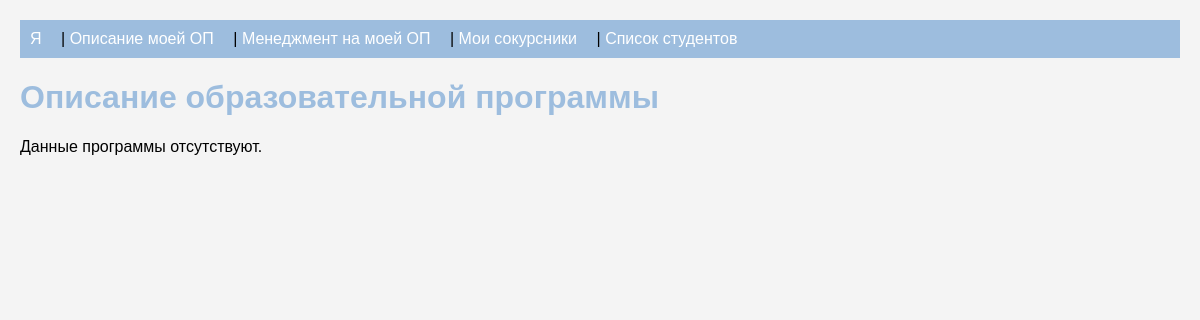
The app's page /hse/educational_program/, older data.
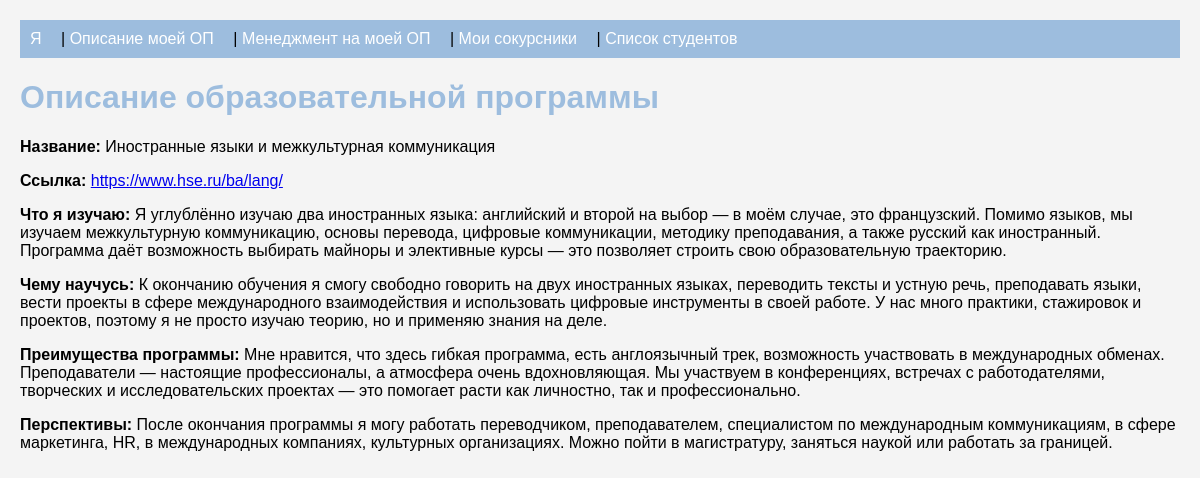
The same page, newer data.
### hse_site/models.py (models this page shows, shortened)
class EducationalProgram(models.Model):
    name = models.CharField(max_length=200, default="Иностранные языки и межкультурная коммуникация")
    link = models.URLField(default="https://www.hse.ru/ba/lang/")
    what_i_study = models.TextField(default="Я углублённо изучаю два иностранных языка: английский и второй на выбор — в моём случае, это французский. Помимо языков, мы изучаем межкультурную коммуникацию, основы перевода, цифровые коммуникации, методику преподавания, а также русский как иностранный. Программа даёт возможность выбирать майноры и элективные курсы — это позволяет строить свою образовательную траекторию.")
    what_i_learn = models.TextField(default="К окончанию обучения я смогу свободно говорить на двух иностранных языках, переводить тексты и устную речь, преподавать языки, вести проекты в сфере международного взаимодействия и использовать цифровые инструменты в своей работе. У нас много практики, стажировок и проектов, поэтому я не просто изучаю теорию, но и применяю знания на деле.")
    benefits = models.TextField(default="Мне нравится, что здесь гибкая программа, есть англоязычный трек, возможность участвовать в международных обменах. Преподаватели — настоящие профессионалы, а атмосфера очень вдохновляющая. Мы участвуем в конференциях, встречах с работодателями, творческих и исследовательских проектах — это помогает расти как личностно, так и профессионально.")
    prospects = models.TextField(default="После окончания программы я могу работать переводчиком, преподавателем, специалистом по международным коммуникациям, в сфере маркетинга, HR, в международных компаниях, культурных организациях. Можно пойти в магистратуру, заняться наукой или работать за границей.")
    created_at = models.DateTimeField(auto_now_add=True)

### hse_site/views.py (the view)
# urls.py: path('educational_program/', views.educational_program, name='educational_program'),
def educational_program(request):
    program = EducationalProgram.objects.first()
    return render(request, 'hse_site/educational_program.html', {'program': program})

### hse_site/templates/hse_site/educational_program.html (shortened to what this page needs)
{% extends 'hse_site/base.html' %}
{% block content %}
<h1>Описание образовательной программы</h1>
{% if program %}
    <p><strong>Название:</strong> {{ program.name }}</p>
    <p><strong>Ссылка:</strong> <a href="{{ program.link }}">{{ program.link }}</a></p>
    <p><strong>Что я изучаю:</strong> {{ program.what_i_study }}</p>
    <p><strong>Чему научусь:</strong> {{ program.what_i_learn }}</p>
    <p><strong>Преимущества программы:</strong> {{ program.benefits }}</p>
    <p><strong>Перспективы:</strong> {{ program.prospects }}</p>
{% else %}
    <p>Данные программы отсутствуют.</p>
{% endif %}
{% endblock %}

Row changes from the older to the newer data that the page shows:
added EducationalProgram: name "Иностранные языки и межкультурная коммуникация", link "https://www.hse.ru/ba/lang/", what_i_study "Я углублённо изучаю два иностранных языка: английский и второй на выбор — в моём случае, это французский. Помимо языков, мы изучаем межкультурную коммуникацию, основы перевода, цифровые коммуникации, методику преподавания, а также русский как иностранный. Программа даёт возможность выбирать майноры и элективные курсы — это позволяет строить свою образовательную траекторию.", what_i_learn "К окончанию обучения я смогу свободно говорить на двух иностранных языках, переводить тексты и устную речь, преподавать языки, вести проекты в сфере международного взаимодействия и использовать цифровые инструменты в своей работе. У нас много практики, стажировок и проектов, поэтому я не просто изучаю теорию, но и применяю знания на деле.", benefits "Мне нравится, что здесь гибкая программа, есть англоязычный трек, возможность участвовать в международных обменах. Преподаватели — настоящие профессионалы, а атмосфера очень вдохновляющая. Мы участвуем в конференциях, встречах с работодателями, творческих и исследовательских проектах — это помогает расти как личностно, так и профессионально.", prospects "После окончания программы я могу работать переводчиком, преподавателем, специалистом по международным коммуникациям, в сфере маркетинга, HR, в международных компаниях, культурных организациях. Можно пойти в магистратуру, заняться наукой или работать за границей."
Text that changed along with them:
text no longer shown: "Данные программы отсутствуют."
text now shown: "Название: Ссылка: Что я изучаю: Чему научусь: Преимущества программы: Перспективы:"
